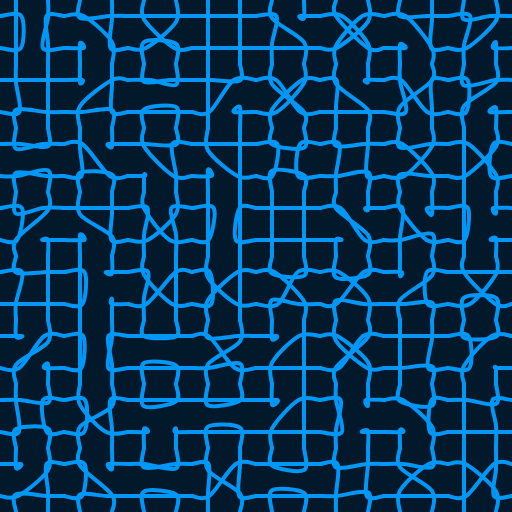
Frame 1 (no input)
Frame 60 (no input): identical to frame 1, image omitted
Frame 120 (the mouse pressed at the canvas centre since frame 60): identical to frame 1, image omitted

The p5.js sketch that drew this single still picture (run headless with seeded random() and noise() and a simulated clock; from frame 60 on, the mouse is pressed at the canvas centre):

// p5.js sketch
// ── sketch.js
const canvas_w = 512;
const canvas_h = 512;

const tiles = [];

const w = canvas_w / 8;

let t = 0;
const t_thresh = 120;
let even_odd = false;
let rotating = false;


function sign(x) {
  return abs(x) / x;
}


function round_to(x, n) {
  const quo = x / n;
  if (x > 0) return Math.ceil(quo) * n;
  if (x < 0) return Math.floor(quo) * n;
  return 0;
}


function my_round(num, dec) {
  return Math.round(num * Math.pow(10, dec)) / Math.pow(10, dec);
}


function setup() {
  createCanvas(canvas_w, canvas_h);

  for (let y = 0; y <= height; y += w) {
    for (let x = 0; x <= width; x += w) {
      const row = round(y / w);
      const col = round(x / w);
      tile = new Tile(x + w / 2, y + w / 2, w, row, col);
      tiles.push(tile);
    }
  }
}


function draw() {
  background(color('#02182B'));
  stroke(color('#0197F6'));
  strokeWeight(4);

  if (t > t_thresh && !rotating) {
    even_odd = !even_odd;
  }

  for (const tile of tiles) {
    tile.update();
    tile.draw();

    if (t > t_thresh && !rotating && ((tile.row + tile.col) % 2 == even_odd)) {
      if (even_odd) {
        tile.goal_a = tile.a - PI / 2;
      } else {
        tile.goal_a = tile.a + PI / 2;
      }
      tile.rotating = true;
    }
  }

  rotating = false;
  for (const tile of tiles) {
    rotating = rotating || tile.rotating;
  }

  if (!rotating) {
    t++;
  } else {
    t = 0;
  }
}


class Tile {
  constructor(x, y, w, row, col) {
    this.x = x;
    this.y = y;
    this.w = w;

    this.a = 0;
    this.goal_a = 0;
    this.da = 0.01;
    this.rotating = false;

    this.row = row;
    this.col = col;

    this.exits = this.gen_exits();
    this.paths = this.gen_paths();
  }

  gen_exits() {
    // top
    const p1 = createVector(-this.w / 4, -this.w / 2);
    const p2 = createVector(this.w / 4, -this.w / 2);

    // right
    const p3 = createVector(this.w / 2, -this.w / 4);
    const p4 = createVector(this.w / 2, this.w / 4);

    // bottom
    const p5 = createVector(this.w / 4, this.w / 2);
    const p6 = createVector(-this.w / 4, this.w / 2);

    // left
    const p7 = createVector(-this.w / 2, this.w / 4);
    const p8 = createVector(-this.w / 2, -this.w / 4);

    return ([p1, p2, p3, p4, p5, p6, p7, p8]);
  }

  gen_inner_pt(p) {
    const p_in = createVector();
    if (abs(p.x) == this.w / 2) {
      p_in.x = random(0.3, 0.5) * p.x;
      p_in.y = p.y;
    } else if (abs(p.y) == this.w / 2) {
      p_in.x = p.x;
      p_in.y = random(0.3, 0.5) * p.y;
    }

    return (p_in);
  }

  gen_path(p1, p2) {
    const path = [];
    const p1_in = this.gen_inner_pt(p1);
    const p2_in = this.gen_inner_pt(p2);

    path.push(p1.copy());
    path.push(p1.copy());
    path.push(p1_in.copy());
    path.push(p2_in.copy());
    path.push(p2.copy());
    path.push(p2.copy());

    return (path);
  }

  shuffle(a) {
    for (let i = a.length - 1; i > 0; i--) {
      const j = Math.floor(Math.random() * (i + 1));
      [a[i], a[j]] = [a[j], a[i]];
    }
    return (a);
  }

  gen_pairs(a) {
    const a_copy = [...a];
    this.shuffle(a_copy);

    const pairs = [];
    while (a_copy.length > 0) {
      pairs.push(a_copy.splice(0, 2));
    }

    return (pairs);
  }

  gen_paths() {
    const pairs = this.gen_pairs(this.exits);
    const paths = [];

    for (const pair of pairs) {
      const path = this.gen_path(pair[0], pair[1]);
      paths.push(path);
    }

    return (paths);
  }

  draw_path(path) {
    beginShape();
    for (const p of path) {
      curveVertex(p.x, p.y);
    }
    endShape();
  }

  update() {
    if (this.a != this.goal_a) {
      const d = sign(this.goal_a - this.a);
      const da = this.da * d;
      this.a += da;
      this.rotating = true;

      if ((d < 0 && this.a < this.goal_a) || (d > 0 && this.a > this.goal_a)) {
        this.a = this.goal_a;
        this.rotating = false;
      }
    } else {
      this.rotating = false;
    }
  }

  draw() {
    push();
    translate(this.x, this.y);
    rotate(this.a);

    noFill();
    for (const path of this.paths) {
      this.draw_path(path);
    }
    pop();
  }
}
